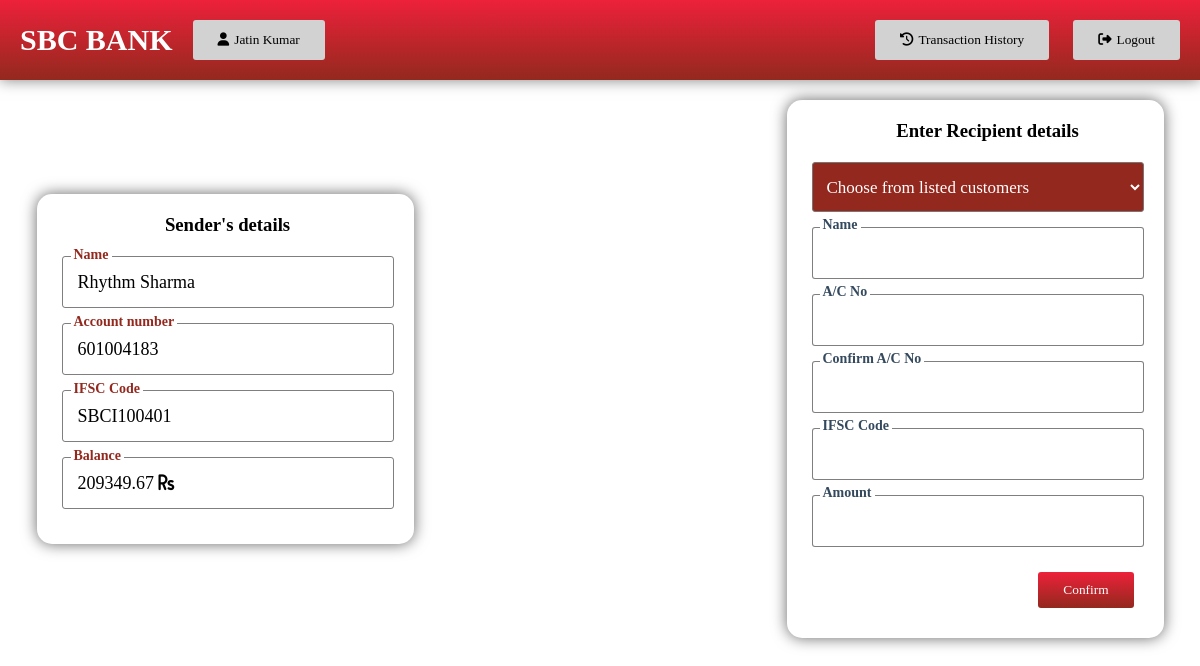
The app's page /transaction.php?c_id=1 (signed in) with its own data.
### tables this page shows
CREATE TABLE `customers` (
  `customer_id` int(100) NOT NULL,
  `name` varchar(50) NOT NULL,
  `account_num` varchar(20) NOT NULL,
  `IFSC_Code` varchar(10) NOT NULL,
  `email` varchar(40) NOT NULL,
  `contact_num` varchar(15) NOT NULL,
  `location` varchar(30) NOT NULL,
  `State` varchar(20) NOT NULL,
  `current_balance` double NOT NULL
);

### transaction.php (the view, shortened to what this page needs)
<?php
    require_once("connection.php");
    $name = '';
    $recipient_account_num = '';
    if(isset($_GET['c_id'])){
        $customer_id = $_GET['c_id'];
        $sql = "SELECT name, account_num, IFSC_Code, current_balance FROM customers WHERE customer_id='$customer_id'";
        $result = $conn->query($sql);
        if($result->num_rows == 1){
            $row = $result->fetch_assoc();
            $sender_name = $row['name'];
            $sender_acc_num = $row['account_num'];
            $sender_ifsc_code = $row['IFSC_Code'];
            $sender_balance = $row['current_balance'];
        }
        else {
            header('Location: index.php');
            $_SESSION['message'] = 'Invalid customer ID';
            $_SESSION['message-css'] = 'error-msg';
            exit;
        }
    }
    else{
        $_SESSION['message'] = 'Invalid customer ID';
        $_SESSION['message-css'] = 'error-msg';
        header('Location: index.php');
        exit;
    }
?>
<!DOCTYPE html>
<html lang="en">
<head>
    <link rel="stylesheet" href="public/CSS/styles.css">
    <link rel="stylesheet" href="public/CSS/transaction.css">
</head>
<body>
    <?php require 'includes/header.php'; ?>
        <div class="flex-row mt-20px pb-50px">
            <div class="child">
                <div class="flex-col trans-card z-index-10 shadow">
                    <h3 class="mb-20px t-c">
                        Sender's details
                    </h3>
                    <div class="sender-detail">
                        <label>Name </label>
                        <div><?php echo $sender_name; ?></div>
                    </div>
                    <div class="sender-detail">
                        <label>Account number </label>
                        <div><?php echo $sender_acc_num; ?></div>
                    </div>
                    <div class="sender-detail">
                        <label>IFSC Code </label>
                        <div><?php echo $sender_ifsc_code; ?></div>
                    </div>
                    <div class="sender-detail">
                        <label>Balance </label>
                        <div><?php echo $sender_balance; ?> <i class="fas fa-rupee-sign"></i></div>
                    </div>
                </div>
            </div>
            <div class="partition">
                <?php require 'includes/transfer-animation.php'; ?>
            </div>
            <div class="child">
                <div class="flex-col trans-card z-index-10 shadow">
                    <h3 class="mb-20px ml-20px t-c">
                    Enter Recipient details
                    </h3><?php
                        $sql = "SELECT * FROM customers ORDER BY name";
                        $result = $conn->query($sql);
                    ?>
                    <form id="transaction-form" action="" method="post" class="form">
                        <?php if($result->num_rows > 0){ ?>
                        <div class="input-container">
                            <select id="fetch-customer" class="custom-select">
                            <option value="">Choose from listed customers</option>
                            </select>
                        </div>
                        <?php } ?>
                        <div class="input-container">
                            <label for="name" >Name </label>
                            <input class="transaction-input" type="text" name="name" class="input" value="<?php echo $name; ?>">
                        </div>
                        <div class="input-container">
                            <label for="account_num">A/C No </label>
                            <input class="transaction-input" type="number" name="account_num" class="input" value="<?php echo $recipient_account_num; ?>">
                        </div>
                        <div class="input-container">
                            <label for="c_account_num">Confirm A/C No </label>
                            <input class="transaction-input" type="number" name="c_account_num" class="input" >
                        </div>
                        <div class="input-container">
                            <label for="ifsc_code">IFSC Code </label>
                            <input class="transaction-input" type="text" name="ifsc_code" class="input" >
                        </div>
                        <div class="input-container">
                            <label for="amount">Amount </label>
                            <input class="transaction-input" type="number" step="0.000001" name="amount" class="input" >
                        </div>
                        <div class="button-container">
                            <button id="make-transaction-btn" type="submit" class="button">Confirm</button>
                        </div>
                    </form>
                </div>
            </div>
        </div>
</body>
</html>

### Public/CSS/styles.css (style rules this page uses)
* { margin: 0; padding: 0; font-family: -webkit-pictograph; }
.child { flex: 1; display: flex; flex-direction: column; align-items: center; justify-content: center; }
.trans-card { background: white; border-radius: 15px; margin: 0px 35px; padding: 20PX; }
form { background: white; }
.input-container { position: relative; margin-bottom: 15px; }
.transaction-input { border : 0.5px solid rgba(0,0,0,0.5); border-radius: 3px; height: 50px; padding : 0px 15px; width: 300px; font-size : 18px; }
.input-container > label { position: absolute; left : 8px; top : -10px; background: white; padding : 0px 3px; color : #34495e; transition: 400ms; font-size: 14px; font-weight: 600; }
.sender-detail { display: flex; justify-content: flex-start; align-items: center; border : 0.5px solid rgba(0,0,0,0.5); border-radius: 3px; height: 50px; padding : 0px 15px; width: 300px; font-size : 18px; position: relative; margin-bottom: 15px; }
.sender-detail > label { position: absolute; left : 8px; top : -10px; background: white; padding : 0px 3px; color : #93291E; transition: 400ms; font-size: 14px; font-weight: 600; }
.button-container { display: flex; justify-content: flex-end; }
.button { padding: 10px 25px; border-radius: 3px; border: none; background: linear-gradient(#ED213A, #93291E); color: white; margin: 10px; }
.partition { display: flex; color: #ffffff; }
.shadow { box-shadow: 0px 0px 15px 0px rgb(0 0 0 / 60%); }
input[type=number] { -moz-appearance: textfield; }
.flex-row { display: flex; flex-direction: row; justify-content: center; }
.flex-col { padding-left: 25px; display: flex; flex-direction: column; }
.mb-20px { margin-bottom: 20px; }
.mt-20px { margin-top: 20px; }
.ml-20px { margin-left: 20px; }
.pb-50px { padding-bottom: 50px; }
.t-c { text-align: center; }
.z-index-10 { z-index: 10; }
.custom-select { width: 100%; height: 50px; padding: 0px 10px; border-radius: 3px; background: #93291E; color: white; font-size: 17px; }

### Public/CSS/transaction.css (style rules this page uses)
body { background: white; }

### records on screen
customers: name "Rhythm Sharma", account_num "601004183", IFSC_Code "SBCI100401", current_balance "209349.67"

### other values on screen
$_SESSION['username'] "Jatin Kumar"
